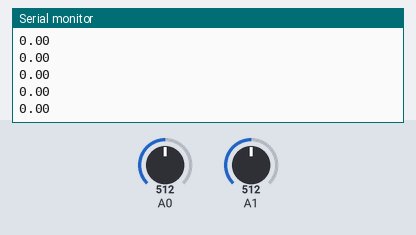
A sketch run on a simulated Arduino Uno, built with avr-gcc and run on an emulated ATmega328P. On the bench: the last lines printed to the serial monitor. The test bench sets the inputs (shaded band); at power-on: A0 = 512, A1 = 512.

Above: at 1.2 s.
1.3 s: A0 set to 716
At 2.2 s:
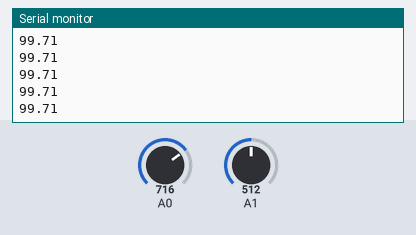
2.8 s: A1 set to 716
At 3.3 s:
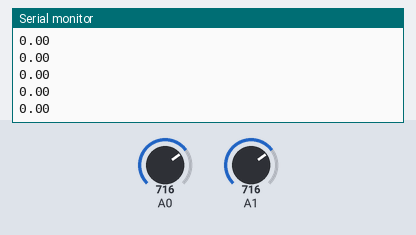
4.3 s: A0 set to 900
At 4.9 s:
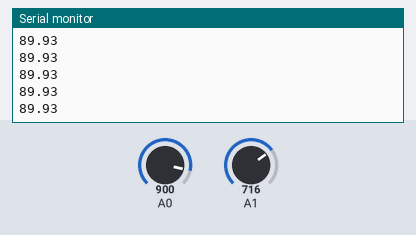
5.8 s: A1 set to 900
At 6.5 s:
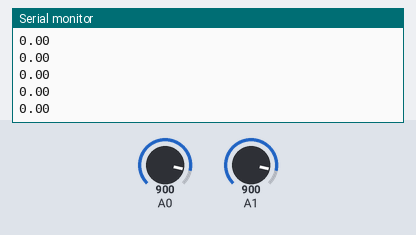
Timing chart, 0 to 8.3 s (numbered marks = the images above; inputs shaded):
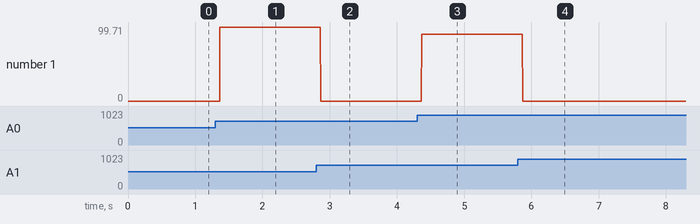

The sketch:

Aurel_reda_LM35.ino
```cpp
#include <Wire.h>
#include <LiquidCrystal_I2C.h>

LiquidCrystal_I2C lcd (0x27, 16, 2);

void setup() {
  pinMode(A0,INPUT);
  pinMode(A1,INPUT);
  Serial.begin(9600);

}

void loop() {
  float adc1=analogRead(A0);
  float adc2=analogRead(A1);

  float tegangan1 = adc1*5/1023;
  float tegangan2 = adc2*5/1023;

  float suhu1 = tegangan1*100;
  float suhu2 = tegangan2*100;

  float suhu = suhu1-suhu2;

  Serial.println(suhu);

  lcd.setCursor(0,0);
  lcd.print("Suhu:");
  lcd.setCursor(7,0);
  lcd.print(suhu);

}
```

Measured:
- after the input at 1.3 s, the serial monitor: prints a new line after 0.07 s (image 1)
- after the input at 4.3 s, the serial monitor: prints a new line after 0.07 s (image 3)
- plotted number 1: 0 → 99.71 after the input at 1.3 s, 0 → 89.93 after the input at 4.3 s
